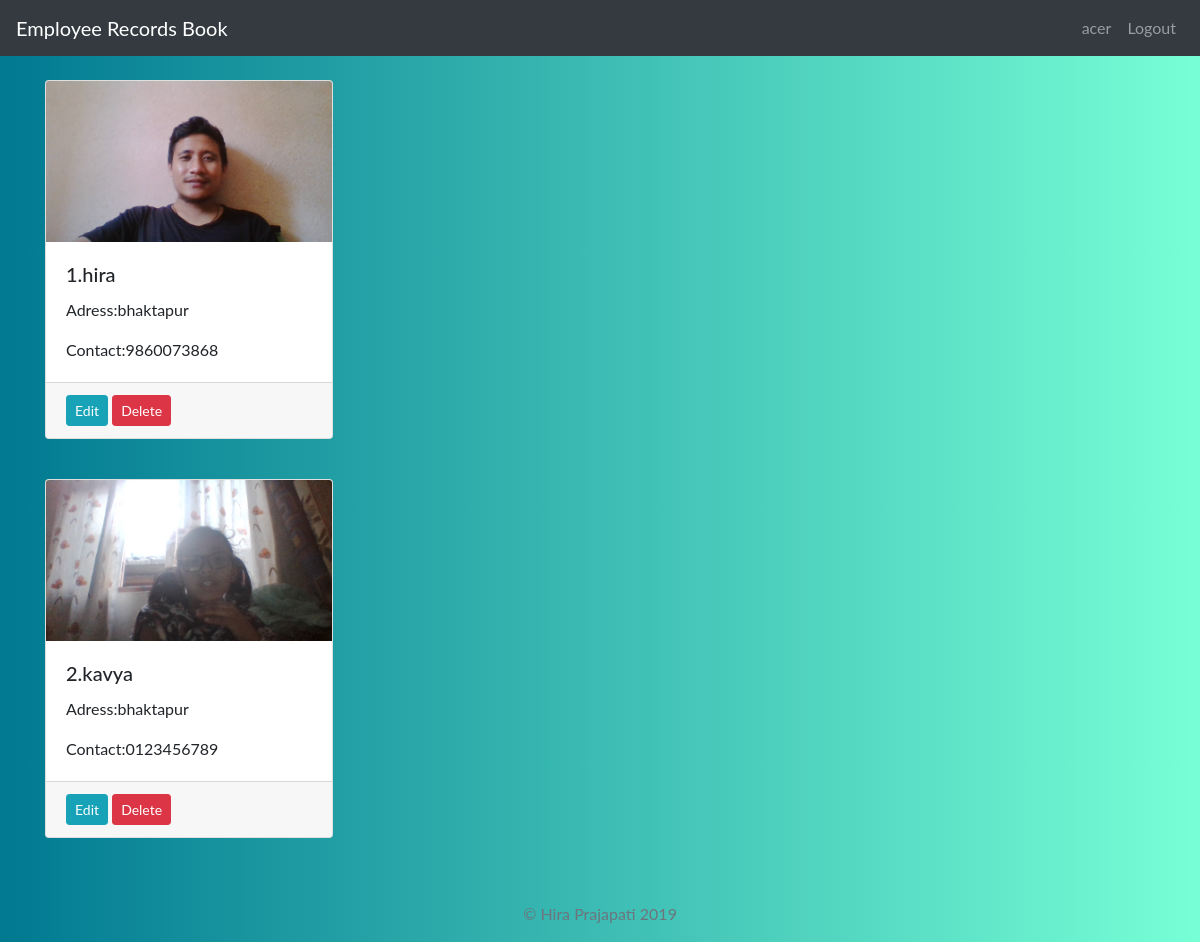
Page /employee/ (signed in) on the earlier database version.
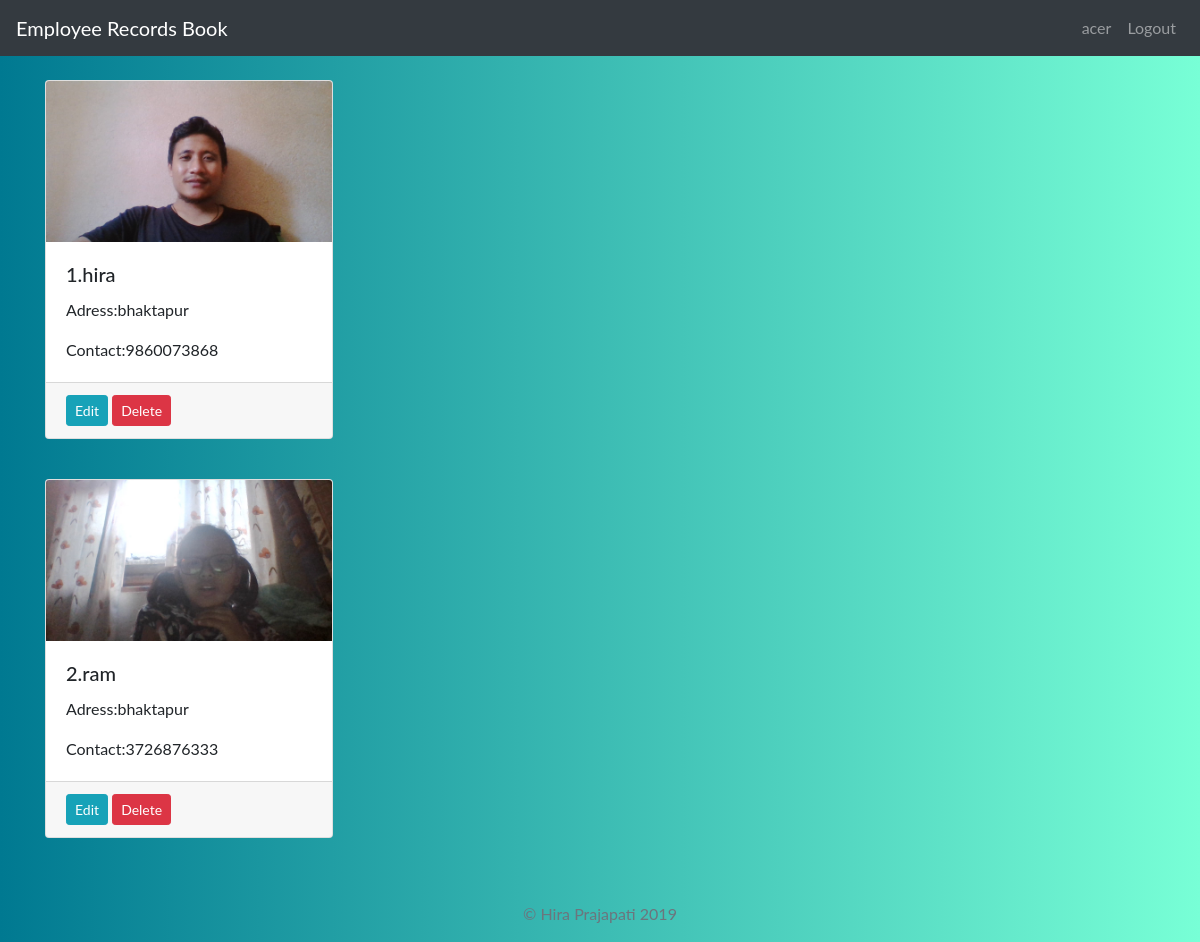
Same page on the later database version.
### main/models.py (models this page shows, shortened)
class Employee(models.Model):
    name = models.CharField(max_length=50,unique=True)
    address = models.CharField(max_length=200)
    contact = models.CharField(max_length=200)
    password = models.CharField(max_length=32)
    image = models.ImageField(upload_to="media/")

### main/views.py (the view)
# urls.py: path('employee/', views.employee, name='employee'),
@permission_required('is_superuser', raise_exception=True)
def employee(request):
    employee = Employee.objects.all()
    return render(request, 'main/employees.html', {'employee': employee})

### main/templates/main/employees.html
{% extends 'base.html' %}
{% block content %}
{% for employee in employee %}
<br>
 <div class="card text-black mb-3" style="width: 18rem;">
    <img src="{{employee.image.url}}" class="card-img-top">
    <div class="card-body">
       <h5 class="card-title">{{employee.id}}.{{employee.name}}</h5>
    <p class="card-text">Adress:{{employee.address}}</p>
    <p class="card-text">Contact:{{employee.contact}}</p>
    </div>
    <div class="card-footer">
       <a type="button"  class="btn btn-info btn-sm" href="edit/{{employee.id}}">Edit</a> <a type="button" class="btn btn-danger btn-sm" href="delete/{{employee.id}}">Delete</a>
    </div>
    </div>
{% endfor %}
{% endblock %}

Differences in the rows shown:
changed Employee id 2: image: a different picture; name "kavya" → "ram"; contact "0123456789" → "3726876333"
